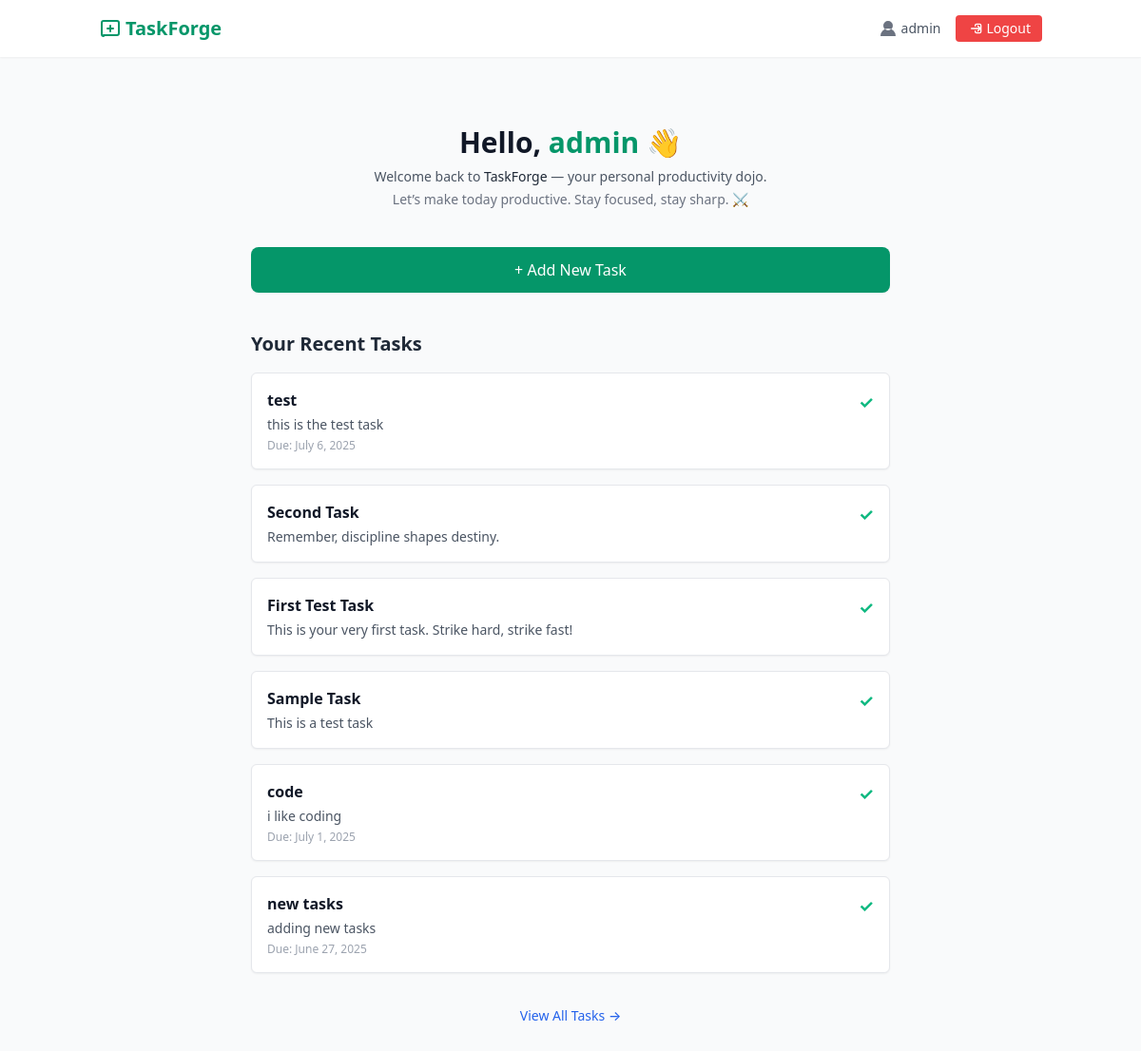
The app's page / (signed in) with its own data.
### tasks/models.py (models this page shows, shortened)
class Task(models.Model):
    STATUS_CHOICES = [
        ('pending', 'Pending'),
        ('progress', 'In Progress'),
        ('completed', 'Completed'),
    ]
    user = models.ForeignKey(User, on_delete=models.CASCADE)
    title = models.CharField(max_length=255)
    description = models.TextField(blank=True)
    status = models.CharField(max_length=20, choices=STATUS_CHOICES, default='pending')
    due_date = models.DateField(null=True, blank=True)
    created_at = models.DateTimeField(auto_now_add=True)

### tasks/views.py (the view)
# urls.py: 2. Add a URL to urlpatterns:  path('', views.home, name='home')
@login_required
def home(request):
    tasks = Task.objects.filter(user=request.user).order_by('-created_at')
    return render(request, 'tasks/home.html', {'tasks': tasks})

### templates/tasks/home.html
{% extends 'tasks/base.html' %}
{% block content %}
<div class="min-h-screen py-12 px-4">
  <div class="max-w-2xl mx-auto">
    <div class="text-center mb-10">
      <h1 class="text-3xl font-bold text-gray-900 mb-2">
        Hello, <span class="text-green-600">{{ user.username }}</span> 👋
      </h1>
      <p class="text-gray-600 text-sm">
        Welcome back to <span class="font-medium text-gray-800">TaskForge</span> — your personal productivity dojo.
      </p>
      <p class="text-gray-500 text-sm mt-1">Let’s make today productive. Stay focused, stay sharp. ⚔️</p>
    </div>
    <div class="mb-10">
      <a href="{% url 'task_create' %}"
         class="w-full block bg-green-600 text-white text-center py-3 rounded-lg hover:bg-green-700 transition-all shadow-sm font-medium">
        + Add New Task
      </a>
    </div>
    {% if tasks %}
    <div class="space-y-4">
      <h2 class="text-xl font-semibold text-gray-800 mb-2">Your Recent Tasks</h2>
      {% for task in tasks %}
      <div class="bg-white border border-gray-200 rounded-md p-4 shadow-sm hover:shadow-md transition duration-200">
        <div class="flex justify-between items-start">
          <div>
            <h3 class="text-md font-semibold text-gray-900">{{ task.title }}</h3>
            {% if task.description %}
              <p class="text-sm text-gray-600 mt-1">{{ task.description|truncatechars:80 }}</p>
            {% endif %}
            {% if task.due_date %}
              <p class="text-xs text-gray-400 mt-1">Due: {{ task.due_date }}</p>
            {% endif %}
          </div>
          {% if task.status %}
            <span class="ml-3 text-green-500 font-bold text-lg">✓</span>
          {% endif %}
        </div>
      </div>
      {% endfor %}
      <div class="pt-4 text-center">
        <a href="{% url 'task_list' %}"
           class="text-blue-600 hover:underline text-sm font-medium">
          View All Tasks →
        </a>
      </div>
    </div>
    {% else %}
    <div class="bg-white border border-dashed border-gray-300 rounded-lg p-8 text-center shadow-sm">
      <p class="text-gray-500 text-lg mb-2">You have no tasks yet.</p>
      <p class="text-sm text-gray-400">Start by creating your first task above.</p>
    </div>
    {% endif %}
  </div>
</div>
{% endblock %}

### templates/tasks/base.html (shortened to what this page needs)
<!DOCTYPE html>
<html lang="en">
<head>
  <link href="https://cdn.jsdelivr.net/npm/tailwindcss@2.2.19/dist/tailwind.min.css" rel="stylesheet">
</head>
<body class="bg-gray-50 text-gray-800 font-sans">
  <header class="bg-white shadow-sm">
    <div class="max-w-5xl mx-auto flex justify-between items-center px-4 py-4">
      <a href="{% url 'home' %}" class="text-xl font-bold text-green-600 hover:text-green-700 flex items-center gap-1">
        <svg xmlns="http://www.w3.org/2000/svg" class="h-6 w-6 text-green-600" fill="none" viewBox="0 0 24 24" stroke="currentColor">
          <path stroke-linecap="round" stroke-linejoin="round" stroke-width="2" d="M9 12h6m-3 -3v6m-7 4h14a2 2 0 002 -2V6a2 2 0 00-2 -2H5a2 2 0 00-2 2v12a2 2 0 002 2z" />
        </svg>
        TaskForge
      </a>
      <div class="flex items-center space-x-4 text-sm">
        {% if user.is_authenticated %}
          <a href="{% url 'profile' %}" class="flex items-center gap-1 text-sm text-green-600 hover:underline">
        <span class="text-gray-600 flex items-center gap-1">
          <svg xmlns="http://www.w3.org/2000/svg" class="h-5 w-5 text-gray-500" viewBox="0 0 20 20" fill="currentColor">
            <path d="M10 12a5 5 0 100-10 5 5 0 000 10zM2 18a8 8 0 0116 0H2z" />
          </svg>
          {{ user.username }}
        </span>
        </a>
        <form method="POST" action="{% url 'logout' %}" class="inline">
          <button type="submit" class="flex items-center gap-1 text-white bg-red-500 px-3 py-1 rounded hover:bg-red-600 transition">
            <svg xmlns="http://www.w3.org/2000/svg" class="h-4 w-4" fill="none" viewBox="0 0 24 24" stroke="currentColor">
              <path stroke-linecap="round" stroke-linejoin="round" stroke-width="2" d="M17 16l4-4m0 0l-4-4m4 4H7m6 4v1a2 2 0 002 2h5a2 2 0 002-2V7a2 2 0 00-2-2h-5a2 2 0 00-2 2v1" />
            </svg>
            Logout
          </button>
        </form>
        {% endif %}
      </div>
    </div>
  </header>
  <main class="max-w-3xl mx-auto px-4 py-6">
    {% block content %}
    {% endblock %}
  </main>
</body>
</html>

### records on screen
Task: title "test", description "this is the test task", due_date "July 6, 2025"
Task: title "Second Task", description "Remember, discipline shapes destiny."
Task: title "First Test Task", description "This is your very first task. Strike hard, strike fast!"
Task: title "Sample Task", description "This is a test task"
Task: title "code", description "i like coding", due_date "July 1, 2025"
Task: title "new tasks", description "adding new tasks", due_date "June 27, 2025"

### other values on screen
{{ user.username }} "admin"
